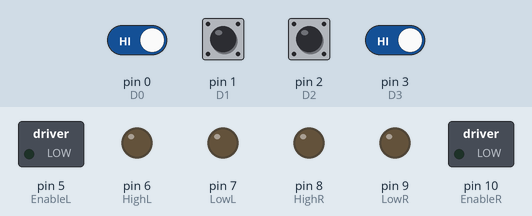
Bench run of a sketch on a simulated Arduino Uno, built with avr-gcc and run on an emulated ATmega328P. Parts: switched loads named in the sketch (green lamp = pin HIGH), output pins drawn as LEDs (lit = HIGH). Inputs (shaded band) come from the test bench; at power-on: pin 0 (D0), pin 1 (D1), pin 2 (D2), pin 3 (D3) HIGH.

Above: at 1.2 s.
1.3 s: pin 0 (D0) driven LOW and pin 3 (D3) driven LOW
At 2.2 s:
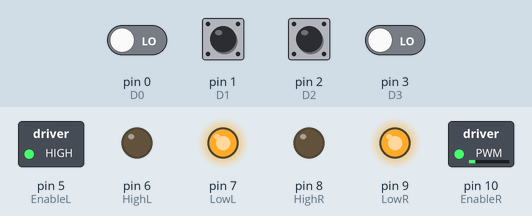
2.8 s: pin 1 (D1) pulled LOW for 0.15 s
At 2.87 s:
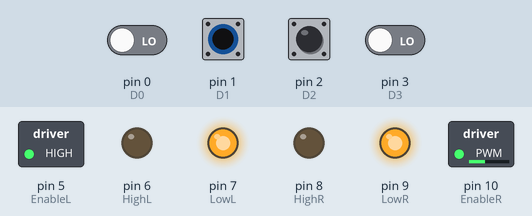
4.4 s: pin 2 (D2) pulled LOW for 0.15 s
At 4.47 s:
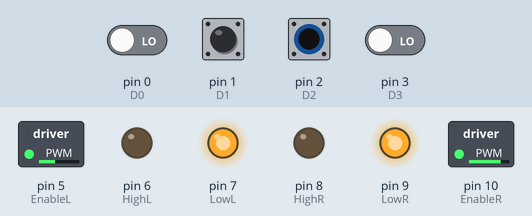
6.0 s: pin 1 (D1) pulled LOW for 1 s
At 7.7 s:
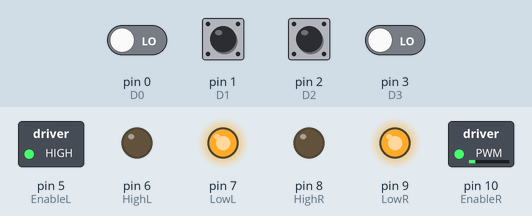
8.5 s: pin 0 (D0) driven HIGH
At 8.8 s:
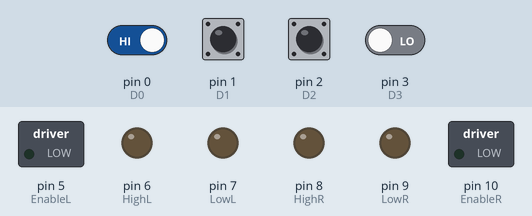
10.0 s: pin 0 (D0) driven LOW
At 11.2 s:
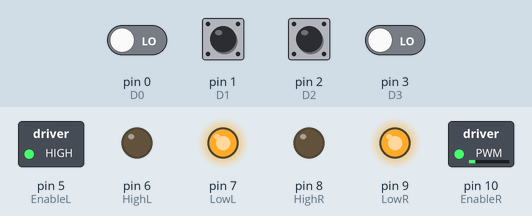
Timing chart, 0 to 12.5 s (numbered marks = the images above; inputs shaded):
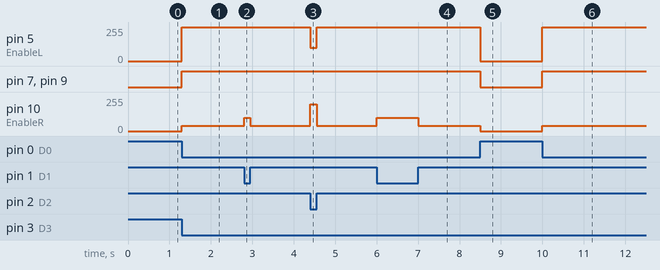

Measured:
- after the input at 1.3 s, pin 5 (EnableL): 0/255 → 255/255 at once; pin 7 (LowL), pin 9 (LowR): LOW → HIGH at once; pin 10 (EnableR): 0/255 → 40/255 at once
- after the input at 2.8 s, pin 10 (EnableR): 40/255 → 100/255 at once, → 40/255 0.15 s later
- after the input at 4.4 s, pin 5 (EnableL): 255/255 → 100/255 at once, → 255/255 0.15 s later; pin 10 (EnableR): 40/255 → 200/255 at once, → 40/255 0.15 s later
- after the input at 6.0 s, pin 10 (EnableR): 40/255 → 100/255 at once, → 40/255 1.0 s later
- after the input at 8.5 s, pin 5 (EnableL): 255/255 → 0/255 at once; pin 7 (LowL), pin 9 (LowR): HIGH → LOW at once; pin 10 (EnableR): 40/255 → 0/255 at once
- after the input at 10.0 s, pin 5 (EnableL): 0/255 → 255/255 at once; pin 7 (LowL), pin 9 (LowR): LOW → HIGH at once; pin 10 (EnableR): 0/255 → 40/255 at once

The sketch:

Raspberry-ArduinoCar_final.ino
```cpp
/*
 * 자율주행 자동차가 라인 안쪽에서 벗어나지 않고, 자율주행 할 수 있게 모터의 속도값을 변경하세요.
 * 모터 속도값 범위: 0~255
 * 모터 속도값이 너무 작으면 모터가 돌지 않습니다.
 * 바닥에 닿지 않게 테스트했을 때와 실제 바닥에 놓고 했을 때 모터의 속도는 차이가 있습니다.
 * 아래 있는 각 함수
 * Forward(), Backward(), Left1(), Left2(), Left3(), Right1(), Right2(), Right3() 의 함수를 찾아서
 * 모터 속도값 변경
 *
 * 좌, 우 모터의 속도값이 대칭이어야 할 필요는 없음.
 * 실제 라인이 그려진 도로에서 테스트 해가면서 적당한 값을 찾아서 입력해주어야 합니다.
 */


const int EnableL = 5;
const int HighL = 6;       // LEFT SIDE MOTOR
const int LowL =7;

const int EnableR = 10;
const int HighR = 8;       //RIGHT SIDE MOTOR
const int LowR =9;

const int D0 = 0;          // Raspberry pin 21   LSB
const int D1 = 1;          // Raspberry pin 22
const int D2 = 2;          // Raspberry pin 23
const int D3 = 3;          // Raspberry pin 24   MSB

int a,b,c,d,data;

void Data()
{
  a = digitalRead(D0);
  b = digitalRead(D1);
  c = digitalRead(D2);
  d = digitalRead(D3);

  data = 8*d+4*c+2*b+a;
}

void setup() {
  pinMode(EnableL, OUTPUT);
  pinMode(HighL, OUTPUT);
  pinMode(LowL, OUTPUT);


  pinMode(EnableR, OUTPUT);
  pinMode(HighR, OUTPUT);
  pinMode(LowR, OUTPUT);

  pinMode(D0, INPUT_PULLUP);
  pinMode(D1, INPUT_PULLUP);
  pinMode(D2, INPUT_PULLUP);
  pinMode(D3, INPUT_PULLUP);
}

void Forward()
{
  digitalWrite(HighL, LOW);
  digitalWrite(LowL, HIGH);
  analogWrite(EnableL,200);

  digitalWrite(HighR, LOW);
  digitalWrite(LowR, HIGH);
  analogWrite(EnableR,200);
}


void Backward()
{
  digitalWrite(HighL, HIGH);
  digitalWrite(LowL, LOW);
  analogWrite(EnableL,200);

  digitalWrite(HighR, HIGH);
  digitalWrite(LowR, LOW);
  analogWrite(EnableR,200);
}

void Stop()
{
  digitalWrite(HighL, LOW);
  digitalWrite(LowL, LOW);
  analogWrite(EnableL,0);

  digitalWrite(HighR, LOW);
  digitalWrite(LowR, LOW);
  analogWrite(EnableR,0);
}

void Left1()
{
  digitalWrite(HighL, LOW);
  digitalWrite(LowL, HIGH);
  analogWrite(EnableL,255);

  digitalWrite(HighR, LOW);
  digitalWrite(LowR, HIGH);
  analogWrite(EnableR,100);
}

void Left2()
{
  digitalWrite(HighL, LOW);
  digitalWrite(LowL, HIGH);
  analogWrite(EnableL,255);

  digitalWrite(HighR, LOW);
  digitalWrite(LowR, HIGH);
  analogWrite(EnableR,60);
}

void Left3()
{
  digitalWrite(HighL, LOW);
  digitalWrite(LowL, HIGH);
  analogWrite(EnableL,255);

  digitalWrite(HighR, LOW);
  digitalWrite(LowR, HIGH);
  analogWrite(EnableR,40);
}

void Right1()
{
  digitalWrite(HighL, LOW);
  digitalWrite(LowL, HIGH);
  analogWrite(EnableL,140);

  digitalWrite(HighR, LOW);
  digitalWrite(LowR, HIGH);
  analogWrite(EnableR,200);
}

void Right2()
{
  digitalWrite(HighL, LOW);
  digitalWrite(LowL, HIGH);
  analogWrite(EnableL,100);

  digitalWrite(HighR, LOW);
  digitalWrite(LowR, HIGH);
  analogWrite(EnableR,200);
}

void Right3()
{
  digitalWrite(HighL, LOW);
  digitalWrite(LowL, HIGH);
  analogWrite(EnableL,80);

  digitalWrite(HighR, LOW);
  digitalWrite(LowR, HIGH);
  analogWrite(EnableR,200);
}

void loop()
{
  Data();
  if(data==0){
    Forward();
  }else if(data==1){
    Right1();
  }else if(data==2){
    Right2();
  }else if(data==3){
    Right3();
  }else if(data==4){
    Left1();
  }else if(data==5){
    Left2();
  }else if(data==6){
    Left3();
  }else if(data>6){
    Stop();
  }
}
```
